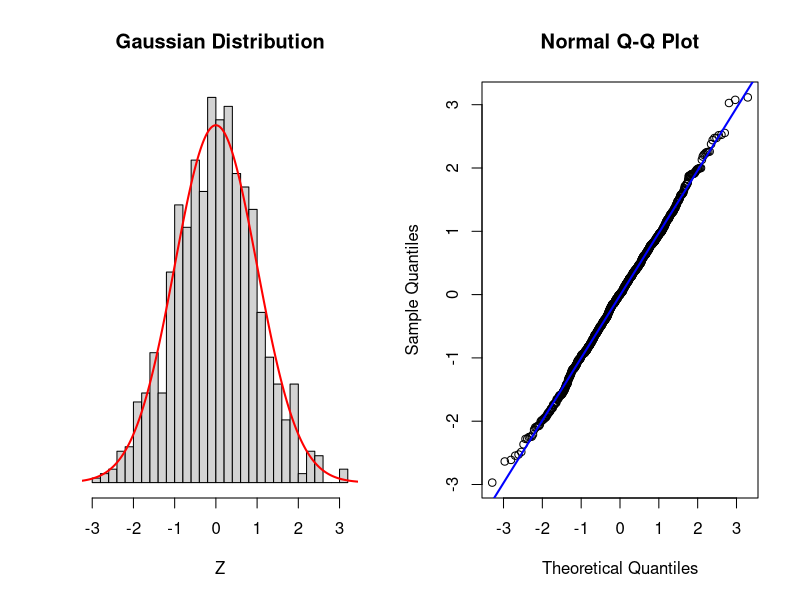
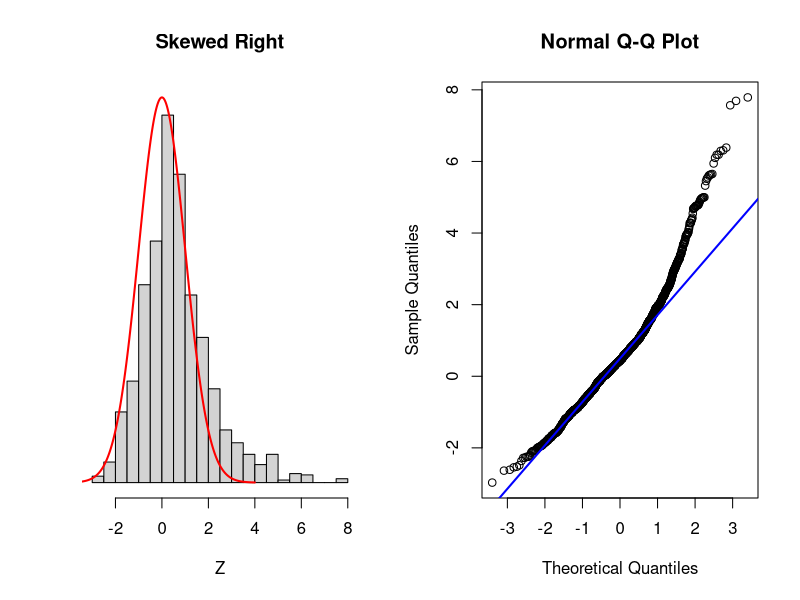
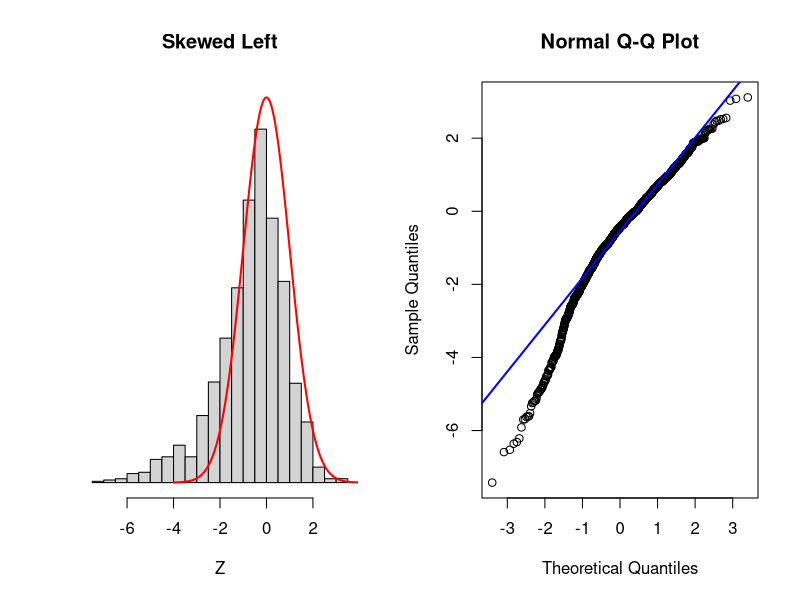
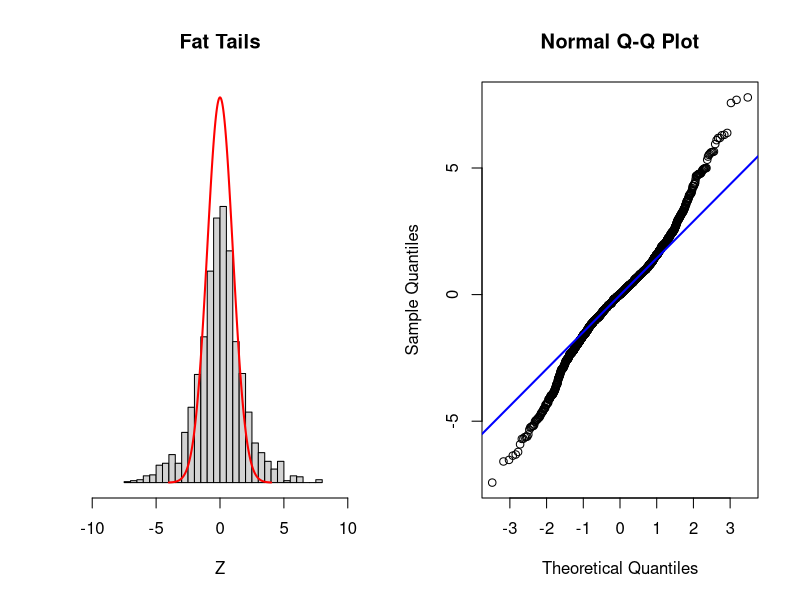
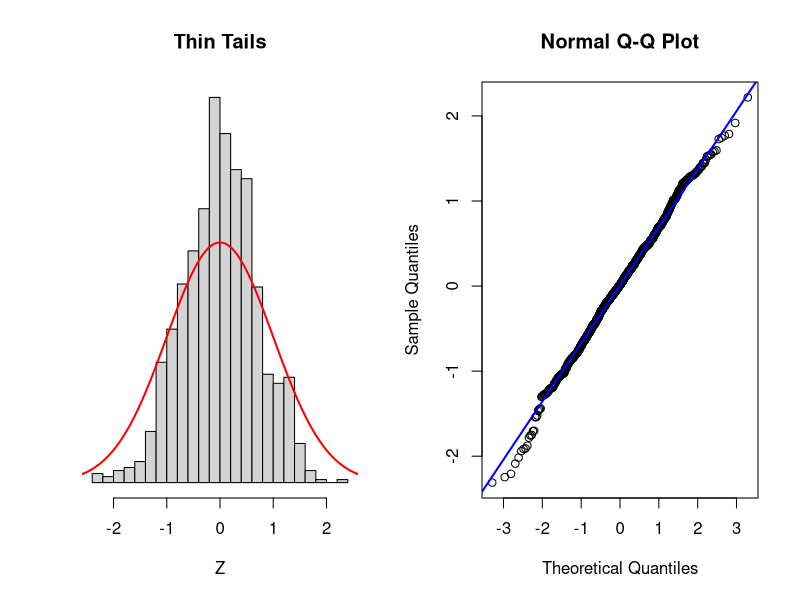
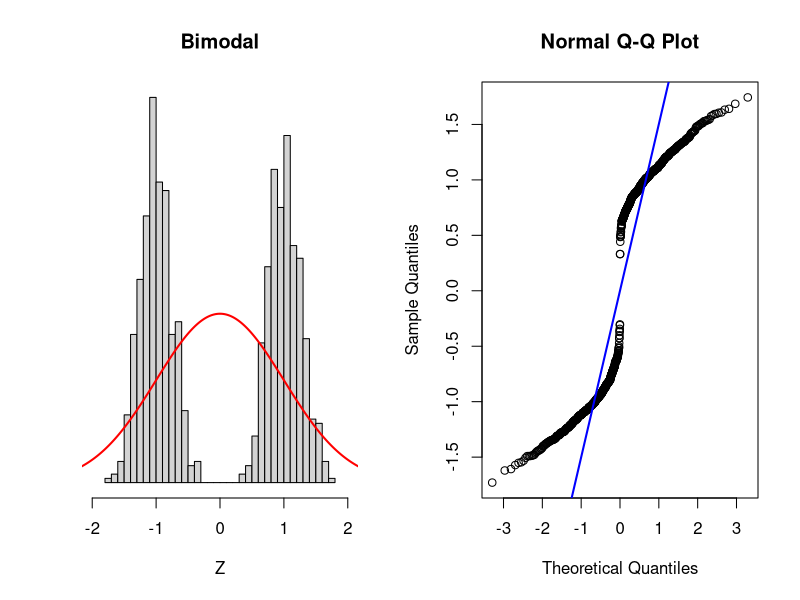
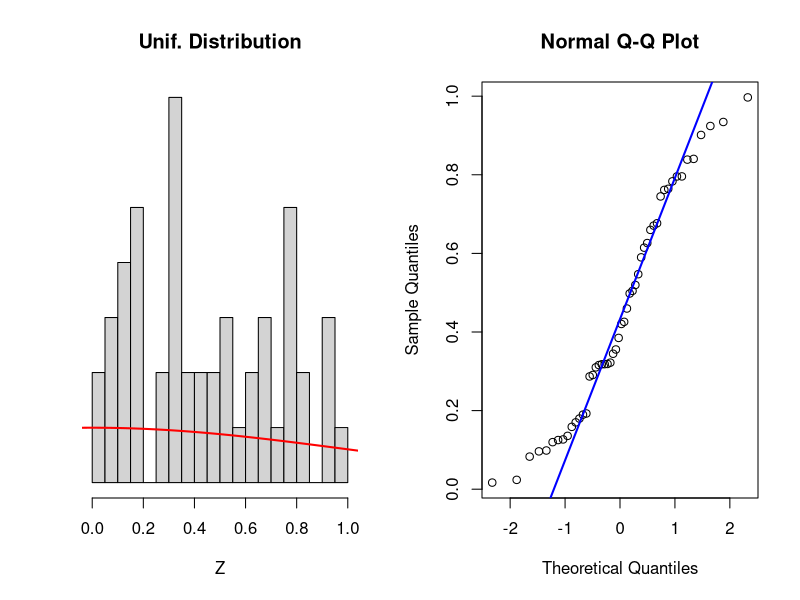
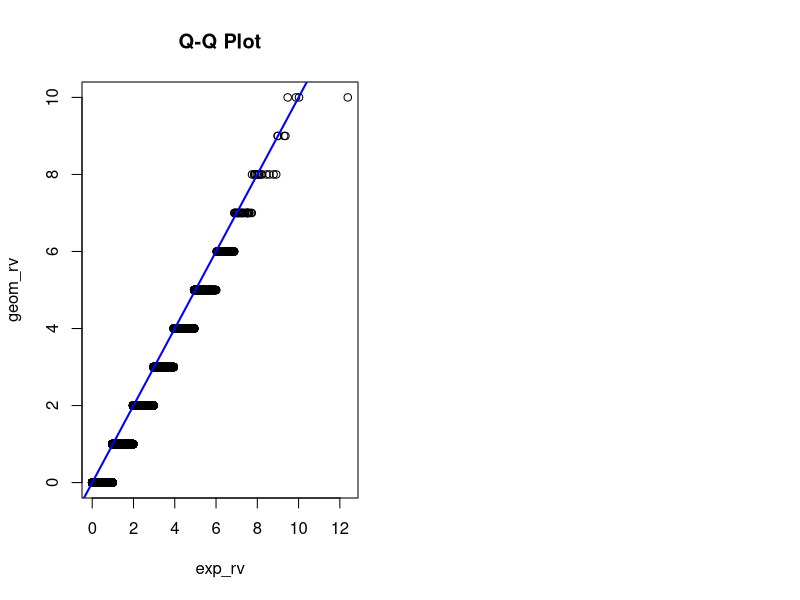

The R script that drew these images, in order:
pivot <- function(n){
     t <- 0
     x <- sort(runif(n))
     for (i in 1:n){
         t <- max(t, abs((i-1)/n - x[i]), abs(i/n - x[i]))
       }
     return(sqrt(n)*t)
}

# Draw two plots next to each other
par(mfrow = c(1, 2))

# normal_density are the y-values for the normal curve
# zs are the x-values for the normal curve
n <- 1000
normal_density <- dnorm(seq(-4, 4, 0.01))
zs <- seq(-4, 4, 0.01)

# Add some spice to the default histogram function
hist_ <- function(x, ...){
  hist(x, breaks = 30, xlab = "Z", ylab = "",  yaxt='n', freq = FALSE, ...)
  lines(zs, normal_density, type = "l", col = "red", lwd = 2)
}

# Gaussian Normal
# rnorm() generates random numbers from a normal distribution
# gaussian_rv is the dataset that will be compared to the Gaussian distribution
gaussian_rv <- rnorm(n)

# Draw the histogram
hist_(gaussian_rv, main = "Gaussian Distribution")

# Draw the Q-Q plot
qqnorm(gaussian_rv)
qqline(gaussian_rv, col = "blue", lwd = 2)

# Skewed Right
# skew_right is the dataset that will be compared to the Gaussian distribution
skew_right <- c(gaussian_rv[gaussian_rv > 0] * 2.5, gaussian_rv)

hist_(skew_right, main = "Skewed Right", ylim = c(0, max(normal_density)))

qqnorm(skew_right)
qqline(skew_right, col = "blue", lwd = 2)

# Skewed Left
# skew_left is the dataset that will be compared to the Gaussian distribution
skew_left <- c(gaussian_rv[gaussian_rv < 0]*2.5, gaussian_rv)

hist_(skew_left, main = "Skewed Left", ylim = c(0, max(normal_density)))

qqnorm(skew_left)
qqline(skew_left, col = "blue", lwd = 2)

# Fat Tails
fat_tails <- c(gaussian_rv*2.5, gaussian_rv)

hist_(fat_tails, main = "Fat Tails", ylim = c(0, max(normal_density)), xlim = c(-10, 10))

qqnorm(fat_tails)
qqline(fat_tails, col = "blue", lwd = 2)

# Thin Tails
thin_tails <- rnorm(n, sd = .7)

hist_(thin_tails, main = "Thin Tails")

qqnorm(thin_tails)
qqline(thin_tails, col = "blue", lwd = 2)

# Bimodal
bimodal <- c(rnorm(500, -1, .25), rnorm(500, 1, .25))

hist_(bimodal, main = "Bimodal", xlim = c(-2, 2))

qqnorm(bimodal)
qqline(bimodal, col = "blue", lwd = 2)

# Unif QQ
n = 50
unif_rv <- runif(n)

# Draw two plots next to each other
par(mfrow = c(1, 2))

# Draw the histogram
hist_(unif_rv, main = "Unif. Distribution")

# Draw the Q-Q plot
qqnorm(unif_rv)
qqline(unif_rv, col = "blue", lwd = 2)

# Exp vs Geom
n = 50000
exp_rv <- rexp(n, rate = 1)
geom_rv <- rgeom(n, 0.63212)

# Draw two plots next to each other
par(mfrow = c(1, 2))

# Draw the histogram
#hist_(exp_rv, main = "Unif. Distribution")

# Draw the Q-Q plot
qqplot(exp_rv, geom_rv, main = "Q-Q Plot")
abline(a = 0, b = 1, col = "blue", lwd = 2)
